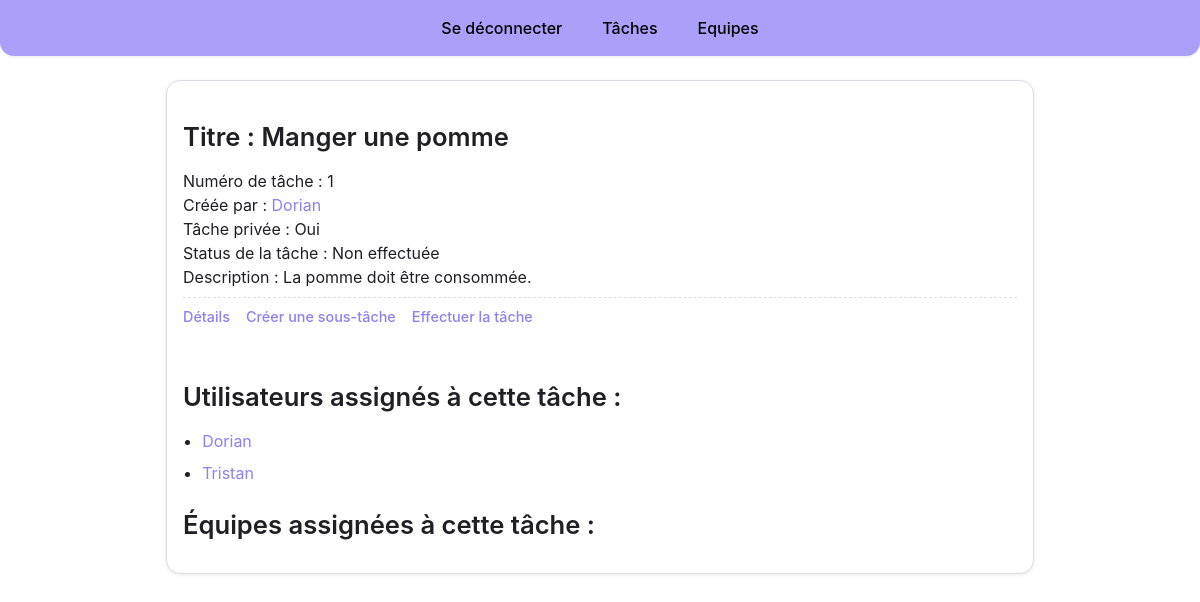
The page /tasks/1 (signed in) on the database its author committed.
### polls/models.py (models this page shows, shortened)
class Task(models.Model):
    status = models.BooleanField(blank=False)
    createdBy = models.ForeignKey(User, on_delete=models.CASCADE)
    parent = models.ForeignKey('self', on_delete=models.CASCADE, null=True, blank=True)
    isPrivate = models.BooleanField(blank=False)
    title = models.CharField(max_length=64,blank=False)
    description = models.CharField(max_length=512)

class User(AbstractUser):
    description = models.CharField(max_length=512,blank=False,default="default_description")

### polls/views.py (the view)
# urls.py: path("tasks/<int:task_id>", views.task_inspect, name="task_inspect"),
def task_inspect(request, task_id):
    if request.user.is_authenticated:
        if request.method == 'GET':
            try:
                task = Task.objects.get(id=task_id)
            except Task.DoesNotExist:
                return redirect('/tasks')
            assigned_users = getUsersAssignedToTask(task)
            assigned_teams = getTeamsAssignedToTask(task)
            return render(request, "task_inspect.html",
                {"task" : (task,doableTaskById(request.user,task.id)), "Assigned_users": assigned_users, "Assigned_teams" : assigned_teams})
    return redirect('/login')

### polls/tasks.py (called while the page is built, shortened)
def doableTaskById(user,task_id):
    task = Task.objects.get(id=task_id)
    return doableTask(user,task)

def doableTask(user,task):
    if(len(AssignUserToTask.objects.filter(user=user,task=task)) >= 1): #If the user is assigned to this task.
        return True

def getUsersAssignedToTask(task):
    assign = AssignUserToTask.objects.filter(task=task)
    return [a.user for a in assign]

def getTeamsAssignedToTask(task):
    assign = AssignTeamToTask.objects.filter(task=task)
    return [a.team for a in assign]

### polls/templates/task_inspect.html (shortened to what this page needs)
<!doctype html>
<html lang="fr">
	<head>
		{% load static %}
		<link rel="stylesheet" type="text/css" href="{% static 'general.css' %}">
	</head>
	<body>
		<header>
			<nav>
				<a href="/sign_out" class="buttonBar">Se déconnecter</a>
                <a href="/tasks" class="buttonBar">Tâches</a>
				<a href="/teams" class="buttonBar">Equipes</a>
			</nav>
		</header>
		<div>
			<main>
				<div class="card">
                    <h1>Titre : {{ task.0.title }}</h1>
					<div>
						<div>Numéro de tâche : {{ task.0.id }}</div>
						<div>Créée par : <a href="{% url 'users' task.0.createdBy.id %}">{{ task.0.createdBy }}</a></div>
						<div>Tâche privée :{% if task.0.isPrivate == True %} Oui {% else %} Non {% endif %}</div>
						<div>Status de la tâche :{% if task.0.status == True %} Effectuée {% else %} Non effectuée {% endif %}</div>
						<div>Description : {{task.0.description}}</div>
						<div class="card-actions">
						<a href="{% url 'task_inspect' task.0.id %}">Détails</a>
						{% if task.1 == True %}<a href="{% url 'create_subtasks' task.0.id %}">Créer une sous-tâche</a>{% endif %}
						{% if task.0.status == False and task.1 == True %}<a href="{% url 'do_tasks' task.0.id %}">Effectuer la tâche</a>{% endif %}
						</div>
					</div>
					<br>
                    <h1>Utilisateurs assignés à cette tâche :</h1>
                    {% for user in Assigned_users %}
                    <ul>
                        <li><a href="{% url 'users' user.id %}">{{ user }}</a></li>
                    </ul>
                    {% endfor %}
                    <h1>Équipes assignées à cette tâche :</h1>
				</div>
			</main>
		</div>
	</body>
</html>

### static/general.css (style rules this page uses)
:root { --color0: #FEFEFF; --color1: #d4d4d4; --color2: #D6CFFF; --color3: #000000; --color4: #ABA0F9; --color4-dark: #8f7ff2; --color4-light: #f1eeff; --text: #1f1f24; --text-muted: #5b5b66; --border: #dcdce3; --surface: #ffffff; --danger: #e0575c; --success: #3fae6a; --radius-sm: 8px; --radius-md: 14px; --radius-lg: 20px; --shadow-sm: 0 1px 3px rgba(20, 20, 30, 0.08); --shadow-md: 0 6px 20px rgba(20, 20, 30, 0.10); --space-1: 0.5rem; --space-2: 1rem; --space-3: 1.5rem; --space-4: 2.5rem; }
*, *::before, *::after { box-sizing: border-box; }
body { margin: 0; min-height: 100vh; display: flex; flex-direction: column; background-color: var(--color0); color: var(--text); font-family: -apple-system, BlinkMacSystemFont, "Segoe UI", Roboto, Helvetica, Arial, sans-serif; line-height: 1.5; }
h1, h2, h3 { color: var(--text); font-weight: 600; line-height: 1.25; }
h1 { font-size: 1.6rem; margin: var(--space-3) 0 var(--space-2); }
a { color: var(--color4-dark); text-decoration: none; }
ul { padding-left: 1.2rem; margin: var(--space-1) 0; }
li { margin-bottom: 0.25rem; }
main { flex: 1; width: 100%; max-width: 900px; margin: 0 auto; padding: var(--space-3) var(--space-2) var(--space-4); }
body > div { display: flex; flex-direction: column; flex: 1; }
header { position: sticky; top: 0; z-index: 10; border-radius: 0 0 var(--radius-md) var(--radius-md); color: var(--color3); background-color: var(--color4); box-shadow: var(--shadow-sm); display: flex; flex-direction: column; }
header a { color: var(--color3); text-decoration: none; font-weight: 500; }
header nav { display: flex; flex-direction: row; flex-wrap: wrap; padding: var(--space-1) var(--space-2); gap: var(--space-1); align-items: center; justify-content: center; border-style: hidden; text-align: center; }
.buttonBar { display: flex; align-items: center; justify-content: center; height: 40px; padding: 0 var(--space-2); border-radius: var(--radius-sm); transition: background-color 0.15s ease, transform 0.1s ease; }
.card { background-color: var(--surface); border: 1px solid var(--border); border-radius: var(--radius-md); padding: var(--space-2); box-shadow: var(--shadow-sm); transition: box-shadow 0.15s ease, transform 0.1s ease; }
.card > div { margin-bottom: 0.35rem; color: var(--text); }
.card-actions { display: flex; flex-wrap: wrap; gap: 0.5rem 1rem; margin-top: var(--space-1); padding-top: var(--space-1); border-top: 1px dashed var(--border); }
.card-actions a { font-size: 0.9rem; font-weight: 500; }

### rows shown on the page
Task: title "Manger une pomme", id "1", createdBy.username "Dorian", description "La pomme doit être consommée."
User: username "Dorian"
User: username "Tristan"
